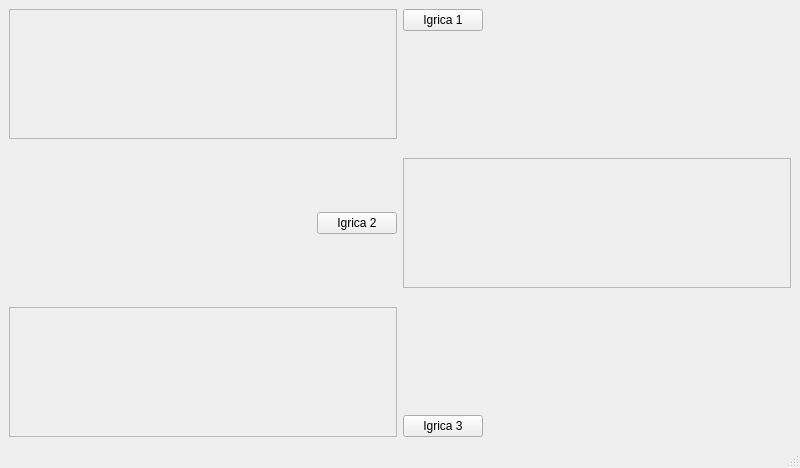
<?xml version="1.0" encoding="UTF-8"?>
<ui version="4.0">
 <class>Bolt</class>
 <widget class="QMainWindow" name="Bolt">
  <property name="windowModality">
   <enum>Qt::ApplicationModal</enum>
  </property>
  <property name="geometry">
   <rect>
    <x>0</x>
    <y>0</y>
    <width>800</width>
    <height>468</height>
   </rect>
  </property>
  <property name="minimumSize">
   <size>
    <width>800</width>
    <height>468</height>
   </size>
  </property>
  <property name="windowTitle">
   <string>Bolt</string>
  </property>
  <widget class="QWidget" name="centralwidget">
   <property name="minimumSize">
    <size>
     <width>0</width>
     <height>424</height>
    </size>
   </property>
   <layout class="QHBoxLayout" name="horizontalLayout">
    <item>
     <layout class="QVBoxLayout" name="verticalLayout_2">
      <item>
       <widget class="QFrame" name="frameIgrica1">
        <property name="minimumSize">
         <size>
          <width>0</width>
          <height>130</height>
         </size>
        </property>
        <property name="maximumSize">
         <size>
          <width>16777215</width>
          <height>130</height>
         </size>
        </property>
        <property name="frameShape">
         <enum>QFrame::StyledPanel</enum>
        </property>
        <property name="frameShadow">
         <enum>QFrame::Raised</enum>
        </property>
       </widget>
      </item>
      <item>
       <spacer name="verticalSpacer_3">
        <property name="orientation">
         <enum>Qt::Vertical</enum>
        </property>
        <property name="sizeHint" stdset="0">
         <size>
          <width>20</width>
          <height>40</height>
         </size>
        </property>
       </spacer>
      </item>
      <item>
       <layout class="QHBoxLayout" name="horizontalLayout_2">
        <item>
         <spacer name="horizontalSpacer">
          <property name="orientation">
           <enum>Qt::Horizontal</enum>
          </property>
          <property name="sizeHint" stdset="0">
           <size>
            <width>5</width>
            <height>20</height>
           </size>
          </property>
         </spacer>
        </item>
        <item>
         <widget class="QPushButton" name="pushButton_2">
          <property name="text">
           <string>Igrica 2</string>
          </property>
         </widget>
        </item>
       </layout>
      </item>
      <item>
       <spacer name="verticalSpacer_4">
        <property name="orientation">
         <enum>Qt::Vertical</enum>
        </property>
        <property name="sizeHint" stdset="0">
         <size>
          <width>20</width>
          <height>40</height>
         </size>
        </property>
       </spacer>
      </item>
      <item>
       <widget class="QFrame" name="frame_2">
        <property name="minimumSize">
         <size>
          <width>0</width>
          <height>130</height>
         </size>
        </property>
        <property name="maximumSize">
         <size>
          <width>16777215</width>
          <height>130</height>
         </size>
        </property>
        <property name="frameShape">
         <enum>QFrame::StyledPanel</enum>
        </property>
        <property name="frameShadow">
         <enum>QFrame::Raised</enum>
        </property>
       </widget>
      </item>
     </layout>
    </item>
    <item>
     <layout class="QVBoxLayout" name="verticalLayout">
      <item>
       <layout class="QHBoxLayout" name="horizontalLayout_3">
        <item>
         <widget class="QPushButton" name="pushButton">
          <property name="text">
           <string>Igrica 1</string>
          </property>
         </widget>
        </item>
        <item>
         <spacer name="horizontalSpacer_2">
          <property name="orientation">
           <enum>Qt::Horizontal</enum>
          </property>
          <property name="sizeHint" stdset="0">
           <size>
            <width>40</width>
            <height>20</height>
           </size>
          </property>
         </spacer>
        </item>
       </layout>
      </item>
      <item>
       <spacer name="verticalSpacer">
        <property name="orientation">
         <enum>Qt::Vertical</enum>
        </property>
        <property name="sizeHint" stdset="0">
         <size>
          <width>20</width>
          <height>40</height>
         </size>
        </property>
       </spacer>
      </item>
      <item>
       <widget class="QFrame" name="frame_3">
        <property name="minimumSize">
         <size>
          <width>0</width>
          <height>130</height>
         </size>
        </property>
        <property name="frameShape">
         <enum>QFrame::StyledPanel</enum>
        </property>
        <property name="frameShadow">
         <enum>QFrame::Raised</enum>
        </property>
       </widget>
      </item>
      <item>
       <spacer name="verticalSpacer_2">
        <property name="orientation">
         <enum>Qt::Vertical</enum>
        </property>
        <property name="sizeHint" stdset="0">
         <size>
          <width>200</width>
          <height>40</height>
         </size>
        </property>
       </spacer>
      </item>
      <item>
       <layout class="QHBoxLayout" name="horizontalLayout_4">
        <item>
         <widget class="QPushButton" name="pushButton_3">
          <property name="text">
           <string>Igrica 3</string>
          </property>
         </widget>
        </item>
        <item>
         <spacer name="horizontalSpacer_3">
          <property name="orientation">
           <enum>Qt::Horizontal</enum>
          </property>
          <property name="sizeHint" stdset="0">
           <size>
            <width>40</width>
            <height>20</height>
           </size>
          </property>
         </spacer>
        </item>
       </layout>
      </item>
     </layout>
    </item>
   </layout>
  </widget>
  <widget class="QMenuBar" name="menubar">
   <property name="geometry">
    <rect>
     <x>0</x>
     <y>0</y>
     <width>800</width>
     <height>22</height>
    </rect>
   </property>
  </widget>
  <widget class="QStatusBar" name="statusbar"/>
 </widget>
 <resources/>
 <connections/>
</ui>
